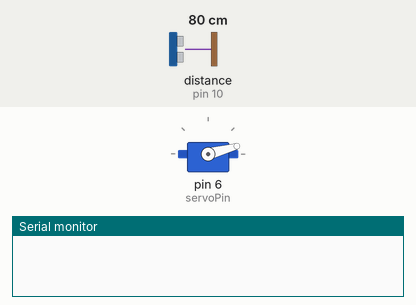
Simulated run of this sketch. Board: Arduino Uno, built with avr-gcc and run on an emulated ATmega328P. Parts: servo, the last lines printed to the serial monitor. Wiring (inferred from the names in the program): ultrasonic range finder: trigger pin 9; echo pin 10. The inputs (shaded band) are chosen by the test bench; at power-on: distance to the obstacle (sensor on pin 10) 80 cm. The echo pulse lasts 58.3 µs per cm.

Above: at 0.01 s.
1.3 s: distance to the obstacle (sensor on pin 10) set to 2 cm
At 2.0 s:
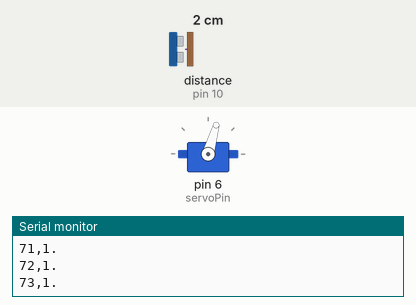
4.3 s: distance to the obstacle (sensor on pin 10) set to 120 cm
At 4.96 s:
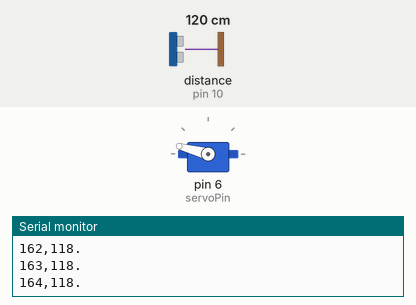
7.3 s: distance to the obstacle (sensor on pin 10) set to 4 cm
At 7.8 s:
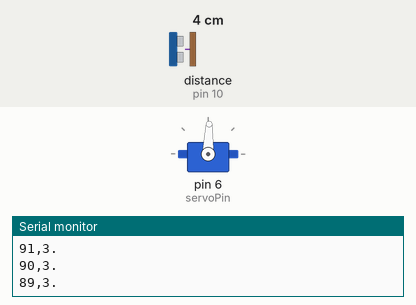
10.3 s: distance to the obstacle (sensor on pin 10) set to 9 cm
Timing chart, 0 to 14.3 s (numbered marks = the images above; inputs shaded):
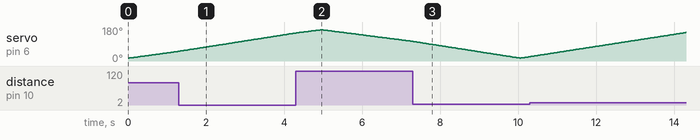

The sketch:

RADAR.ino
```cpp
#include <Servo.h>

Servo radarServo;

const int trigPin = 9;
const int echoPin = 10;
const int servoPin = 6;

long duration;
int distance;

void setup() {
  Serial.begin(9600);
  radarServo.attach(servoPin);

  pinMode(trigPin, OUTPUT);
  pinMode(echoPin, INPUT);
}

void loop() {

  for(int angle = 15; angle <= 165; angle++) {
    radarServo.write(angle);
    delay(30);
    distance = calculateDistance();

    Serial.print(angle);
    Serial.print(",");
    Serial.print(distance);
    Serial.println(".");
  }

  for(int angle = 165; angle > 15; angle--) {
    radarServo.write(angle);
    delay(30);
    distance = calculateDistance();

    Serial.print(angle);
    Serial.print(",");
    Serial.print(distance);
    Serial.println(".");
  }
}

int calculateDistance() {

  digitalWrite(trigPin, LOW);
  delayMicroseconds(2);

  digitalWrite(trigPin, HIGH);
  delayMicroseconds(10);
  digitalWrite(trigPin, LOW);

  duration = pulseIn(echoPin, HIGH);
  distance = duration * 0.034 / 2;

  return distance;
}
```
